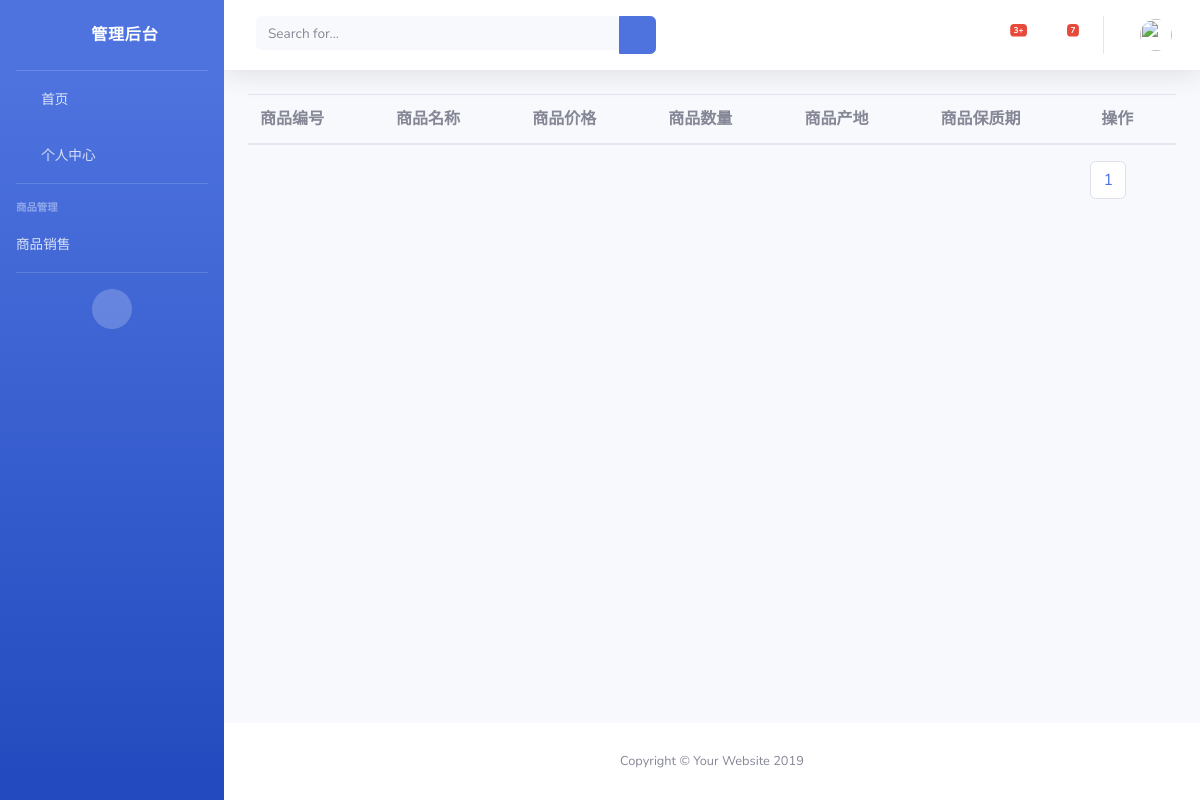
Page /goods_list/1/1/ on the earlier database version.
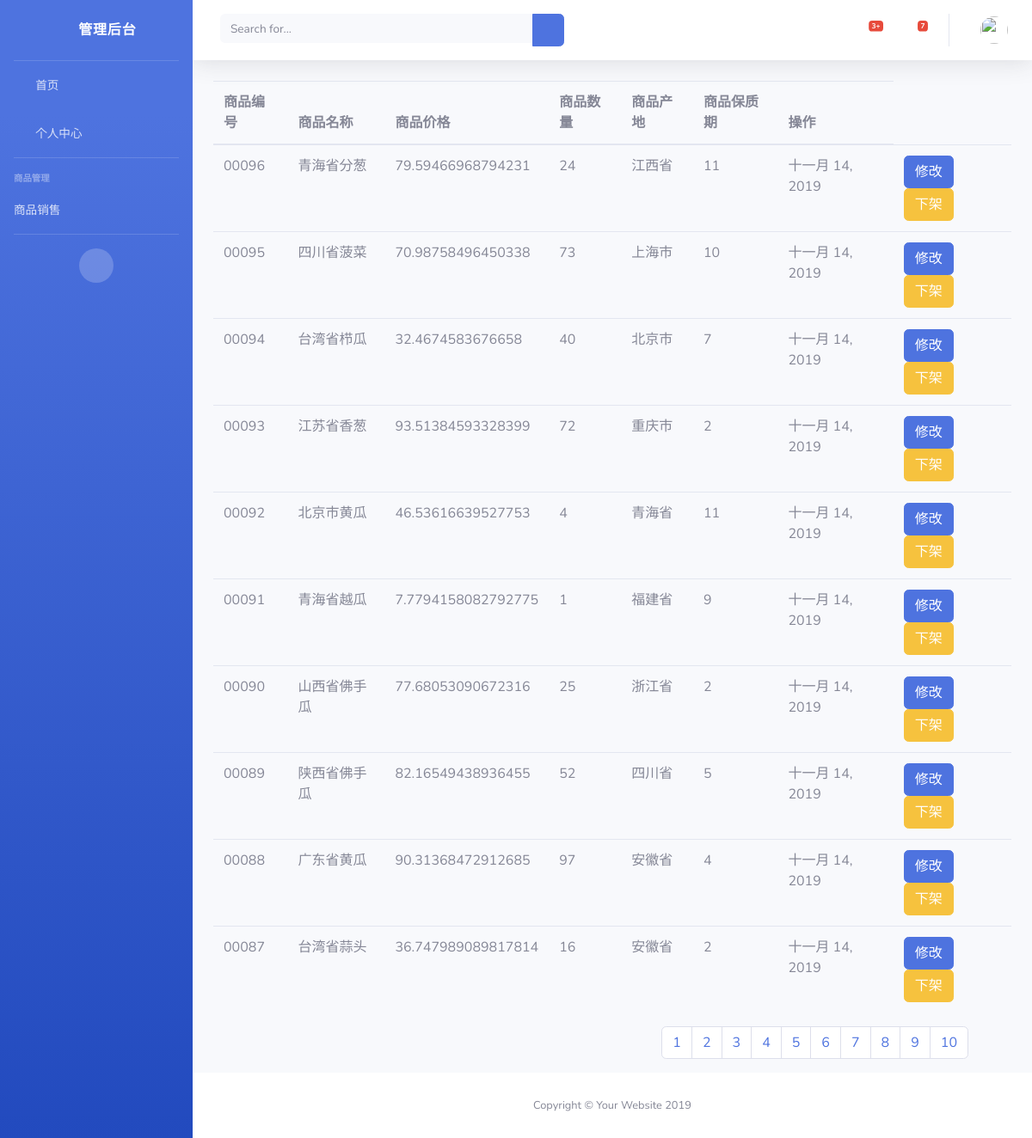
Same page on the later database version.
### LoginUser/models.py (models this page shows)
class Goods(models.Model):
    goods_number = models.CharField(max_length=32,verbose_name="商品编号")
    goods_name = models.CharField(max_length=32,verbose_name="商品名称")
    goods_price = models.FloatField(verbose_name="商品价格")
    goods_count = models.IntegerField(verbose_name="数量")
    goods_location = models.TextField(verbose_name="生产地")
    goods_safe_data = models.IntegerField(verbose_name="保质期")   ##
    goods_pro_time = models.DateField(auto_now=True,verbose_name="生产日期")  ## 生产日期
    goods_status = models.IntegerField(default=1)   ## 0 代表下架   1 代表上架
    class Meta:
        db_table = "goods"

### LoginUser/views.py (the view)
# urls.py: path("goods_list/",goods_list),
def goods_list(request,type,page=1):
    print (type)
    goods = Goods.objects.filter(goods_status = int(type)).order_by("-goods_number")
    goods_obj = Paginator(goods,10)  ## 每页10条
    goods_list = goods_obj.page(page)
    return render(request,'goods_list.html',locals())

### templates/goods_list.html (shortened to what this page needs)
{% extends "base.html" %}
{% block content %}
    <table class="table">
        <thead>
            <tr>
                <th>商品编号</th>
                <th>商品名称</th>
                <th>商品价格</th>
                <th>商品数量</th>
                <th>商品产地</th>
                <th>商品保质期</th>
                <th>操作</th>
            </tr>
        </thead>
        <tbody>
        {% for one in goods_list %}
            <tr>
                <td>{{ one.goods_number }}</td>
                <td>{{ one.goods_name }}</td>
                <td>{{ one.goods_price }}</td>
                <td>{{ one.goods_count }}</td>
                <td>{{ one.goods_location }}</td>
                <td>{{ one.goods_safe_data }}</td>
                <td>{{ one.goods_pro_time }}</td>
                <td>
                    <button class="btn btn-primary">修改</button>
                    {% if one.goods_status == 1 %}
                        <a class="btn btn-warning" href="/goods_status/down/{{ one.id }}">下架</a>
                    {% else %}
                        <a class="btn btn-primary" href="/goods_status/up/{{ one.id }}">上架</a>
                    {% endif %}
                </td>
            </tr>
        {% endfor %}
        </tbody>
    </table>
    <ul style="float: right;margin-right: 50px;" class="pagination">
    {% for page in goods_obj.page_range %}
        <li class="paginate_button page-item">
        {% if type == "1" %}
            <a class = 'page-link' href="/goods_list/1/{{ page }}/">{{ page }}</a>
        {% else %}
            <a class = 'page-link' href="/goods_list/0/{{ page }}/">{{ page }}</a>
        {% endif %}
       </li>
    {% endfor %}
    </ul>
{% endblock %}

### templates/base.html (shortened to what this page needs)
<!DOCTYPE html>
<html lang="en">
<head>
  <link href="/static/vendor/fontawesome-free/css/all.min.css" rel="stylesheet" type="text/css">
  <link href="/static/css/sb-admin-2.min.css" rel="stylesheet">
</head>
<body id="page-top">
  <div id="wrapper">
    <ul class="navbar-nav bg-gradient-primary sidebar sidebar-dark accordion" id="accordionSidebar">
      <a class="sidebar-brand d-flex align-items-center justify-content-center" href="index.html">
        <div class="sidebar-brand-icon rotate-n-15">
          <i class="fas fa-laugh-wink"></i>
        </div>
        <div class="sidebar-brand-text mx-3">管理后台</div>
      </a>
      <hr class="sidebar-divider my-0">
      <li class="nav-item">
        <a class="nav-link" href="/loginuser/index/">
          <i class="fas fa-fw fa-tachometer-alt"></i>
          <span>首页</span></a>
      </li>
        <li class="nav-item">
        <a class="nav-link" href="/personinfo/">
          <i class="fas fa-fw fa-tachometer-alt"></i>
          <span>个人中心</span></a>
      </li>
      <hr class="sidebar-divider">
      <div class="sidebar-heading">
        商品管理
      </div>
      <li class="nav-item">
        <a class="nav-link collapsed" href="#" data-toggle="collapse" data-target="#collapseTwo" aria-expanded="true" aria-controls="collapseTwo">
          <span>商品销售</span>
        </a>
      </li>
      <hr class="sidebar-divider d-none d-md-block">
      <div class="text-center d-none d-md-inline">
        <button class="rounded-circle border-0" id="sidebarToggle"></button>
      </div>
    </ul>
    <div id="content-wrapper" class="d-flex flex-column">
      <div id="content">
        <nav class="navbar navbar-expand navbar-light bg-white topbar mb-4 static-top shadow">
          <form class="d-none d-sm-inline-block form-inline mr-auto ml-md-3 my-2 my-md-0 mw-100 navbar-search">
            <div class="input-group">
              <input type="text" class="form-control bg-light border-0 small" placeholder="Search for..." aria-label="Search" aria-describedby="basic-addon2">
              <div class="input-group-append">
                <button class="btn btn-primary" type="button">
                  <i class="fas fa-search fa-sm"></i>
                </button>
              </div>
            </div>
          </form>
          <ul class="navbar-nav ml-auto">
            <li class="nav-item dropdown no-arrow mx-1">
              <a class="nav-link dropdown-toggle" href="#" id="alertsDropdown" role="button" data-toggle="dropdown" aria-haspopup="true" aria-expanded="false">
                <i class="fas fa-bell fa-fw"></i>
                <span class="badge badge-danger badge-counter">3+</span>
              </a>
            </li>
            <li class="nav-item dropdown no-arrow mx-1">
              <a class="nav-link dropdown-toggle" href="#" id="messagesDropdown" role="button" data-toggle="dropdown" aria-haspopup="true" aria-expanded="false">
                <i class="fas fa-envelope fa-fw"></i>
                <span class="badge badge-danger badge-counter">7</span>
              </a>
            </li>
            <li class="nav-item dropdown no-arrow">
              <a class="nav-link dropdown-toggle" href="#" id="userDropdown" role="button" data-toggle="dropdown" aria-haspopup="true" aria-expanded="false">
                <img class="img-profile rounded-circle" src="https://source.unsplash.com/QAB-WJcbgJk/60x60">
              </a>
            </li>
          </ul>
        </nav>
        <div class="container-fluid">
            {% block content %}
            {% endblock %}
        </div>
      </div>
      <footer class="sticky-footer bg-white">
        <div class="container my-auto">
          <div class="copyright text-center my-auto">
            <span>Copyright &copy; Your Website 2019</span>
          </div>
        </div>
      </footer>
    </div>
  </div>
</body>
</html>

Differences in the rows shown:
added Goods: goods_number "00096", goods_name "青海省分葱", goods_price "79.59466968794231", goods_count "24", goods_location "江西省", goods_safe_data "11", goods_pro_time "十一月 14, 2019"
added Goods: goods_number "00095", goods_name "四川省菠菜", goods_price "70.98758496450338", goods_count "73", goods_location "上海市", goods_safe_data "10", goods_pro_time "十一月 14, 2019"
added Goods: goods_number "00094", goods_name "台湾省栉瓜", goods_price "32.4674583676658", goods_count "40", goods_location "北京市", goods_safe_data "7", goods_pro_time "十一月 14, 2019"
added Goods: goods_number "00093", goods_name "江苏省香葱", goods_price "93.51384593328399", goods_count "72", goods_location "重庆市", goods_safe_data "2", goods_pro_time "十一月 14, 2019"
added Goods: goods_number "00092", goods_name "北京市黄瓜", goods_price "46.53616639527753", goods_count "4", goods_location "青海省", goods_safe_data "11", goods_pro_time "十一月 14, 2019"
added Goods: goods_number "00091", goods_name "青海省越瓜", goods_price "7.7794158082792775", goods_count "1", goods_location "福建省", goods_safe_data "9", goods_pro_time "十一月 14, 2019"
added Goods: goods_number "00090", goods_name "山西省佛手瓜", goods_price "77.68053090672316", goods_count "25", goods_location "浙江省", goods_safe_data "2", goods_pro_time "十一月 14, 2019"
added Goods: goods_number "00089", goods_name "陕西省佛手瓜", goods_price "82.16549438936455", goods_count "52", goods_location "四川省", goods_safe_data "5", goods_pro_time "十一月 14, 2019"
added Goods: goods_number "00088", goods_name "广东省黄瓜", goods_price "90.31368472912685", goods_count "97", goods_location "安徽省", goods_safe_data "4", goods_pro_time "十一月 14, 2019"
added Goods: goods_number "00087", goods_name "台湾省蒜头", goods_price "36.747989089817814", goods_count "16", goods_location "安徽省", goods_safe_data "2", goods_pro_time "十一月 14, 2019"
Other differences:
new list line: "2"
new list line: "3"
new list line: "4"
new list line: "5"
new list line: "6"
new list line: "7"
new list line: "8"
new list line: "9"
new list line: "10"
